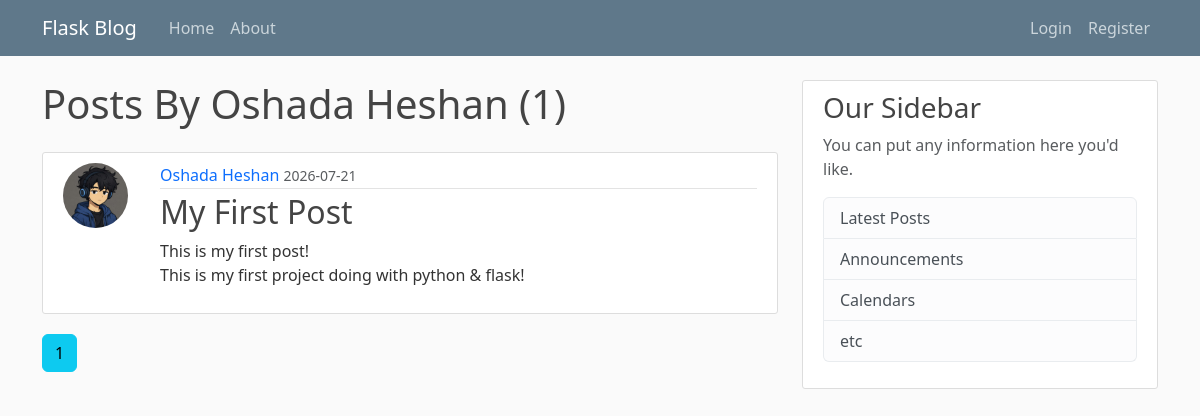
The page /user/Oshada Heshan on the database as committed earlier.
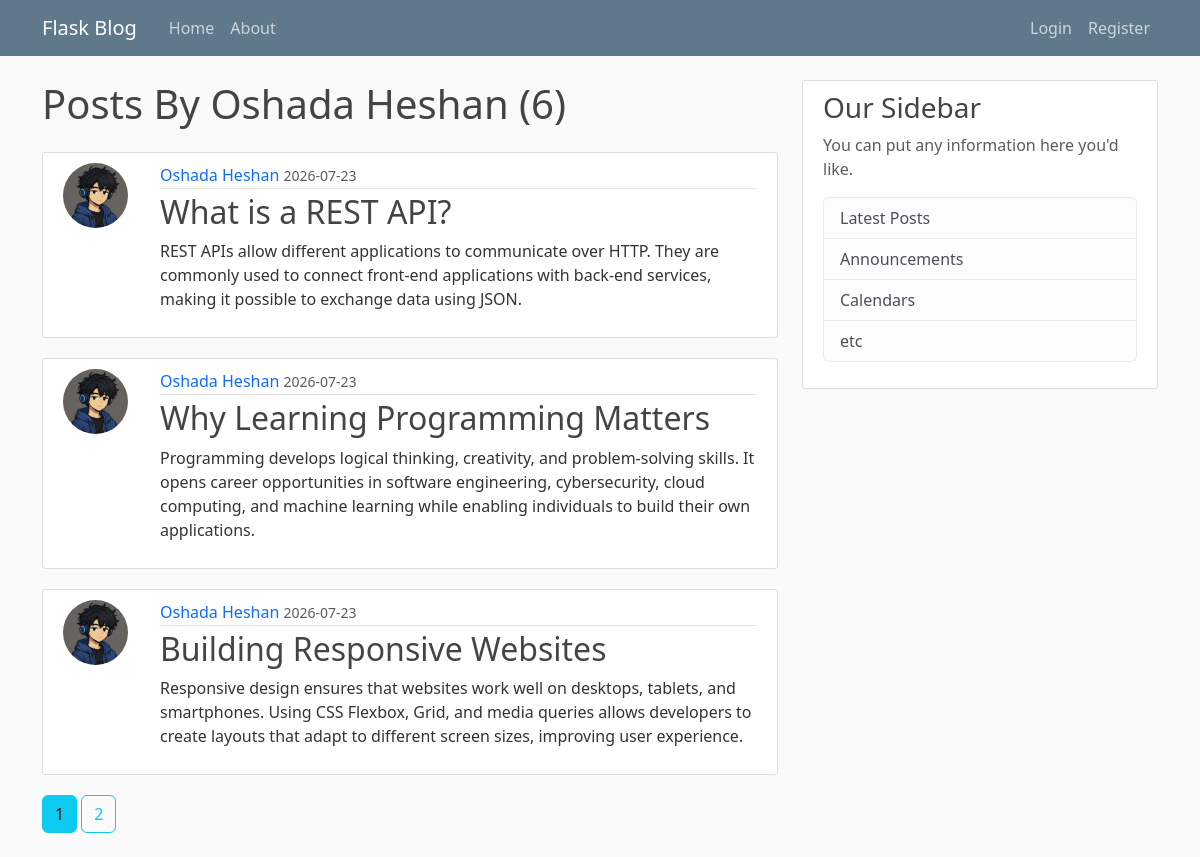
The same page on the database as committed later.
### flaskblog/models.py (models this page shows, shortened)
class User(db.Model, UserMixin):
    id = db.Column(db.Integer, primary_key=True)
    username = db.Column(db.String(20), unique=True, nullable=False)
    email = db.Column(db.String(120), unique=True, nullable=False)
    image_file = db.Column(db.String(20), nullable=False, default='default.jpg')
    password = db.Column(db.String(60), nullable=False)
    posts = db.relationship('Post', backref='author', lazy=True)

class Post(db.Model):
    id = db.Column(db.Integer, primary_key=True)
    title = db.Column(db.String(100), nullable=False)
    date_posted = db.Column(db.DateTime, nullable=False, default=datetime.utcnow)
    content = db.Column(db.Text, nullable=False)
    user_id = db.Column(db.Integer, db.ForeignKey('user.id'), nullable=False)

### flaskblog/users/routes.py (the view)
@users.route("/user/<string:username>")
def user_posts(username):
    page = request.args.get('page', 1, type=int)
    user = User.query.filter_by(username=username).first_or_404()
    posts = Post.query.filter_by(author=user)\
        .order_by(Post.date_posted.desc())\
        .paginate(per_page=3, page=page)
    return render_template('user_posts.html', posts=posts, user=user)

### flaskblog/templates/user_posts.html
{% extends "layout.html" %}
{% block content %}
    <h1 class="mb-4">Posts By {{ user.username }} ({{ posts.total }})</h1>
    {% for post in posts.items %}
        <article class="content-section">
            <div class="post-container">
                <img class="rounded-circle article-img" src="{{ url_for('static', filename='profile_pics/' + post.author.image_file) }}" alt="Profile picture">
                <div class="post-content">
                    <div class="article-metadata">
                        <a class="author-name" href="{{ url_for('users.user_posts', username=post.author.username) }}">{{ post.author.username }}</a>
                        <small class="text-muted">{{ post.date_posted.strftime('%Y-%m-%d') }}</small>
                    </div>
                    <h2><a class="article-title" href="{{ url_for('posts.post', post_id=post.id) }}">{{ post.title }}</a></h2>
                    <p class="article-content">{{ post.content }}</p>
                </div>
            </div>
        </article>
    {% endfor %}
    {% for page_num in posts.iter_pages(left_edge=1, right_edge=1, left_current=2, right_current=2) %}
        {% if page_num %}
            {% if page_num == posts.page %}
                <a class="btn btn-info mb-4" href="{{ url_for('users.user_posts', username=user.username, page=page_num) }}">{{ page_num }}</a>
            {% else %}
                <a class="btn btn-outline-info mb-4" href="{{ url_for('users.user_posts', username=user.username, page=page_num) }}">{{ page_num }}</a>
            {% endif %}
        {% else %}
            ...
        {% endif %}
    {% endfor %}
{% endblock content %}

### flaskblog/templates/layout.html (shortened to what this page needs)
<!DOCTYPE html>
<html lang="en">
<head>
    <link href="https://cdn.jsdelivr.net/npm/bootstrap@5.3.8/dist/css/bootstrap.min.css" rel="stylesheet">
    <link rel="stylesheet" type="text/css" href="{{ url_for('static', filename='main.css') }}">
</head>
<body>
    <header class="site-header">
        <nav class="navbar navbar-expand-md navbar-dark bg-steel fixed-top">
            <div class="container">
                <a class="navbar-brand me-4" href="/">Flask Blog</a>
                <div class="collapse navbar-collapse" id="navbarToggle">
                    <div class="navbar-nav me-auto">
                        <a class="nav-item nav-link" href="{{ url_for('main.home') }}">Home</a>
                        <a class="nav-item nav-link" href="{{ url_for('main.about') }}">About</a>
                    </div>
                    <div class="navbar-nav ms-auto">
                        {% if current_user.is_authenticated %}
                            <a class="nav-item nav-link" href="{{ url_for('posts.new_post') }}">New Post</a>
                            <a class="nav-item nav-link" href="{{ url_for('users.account') }}">Account</a>
                            <a class="nav-item nav-link" href="{{ url_for('users.logout') }}">Logout</a>
                        {% else %}
                            <a class="nav-item nav-link" href="{{ url_for('users.login') }}">Login</a>
                            <a class="nav-item nav-link" href="{{ url_for('users.register') }}">Register</a>
                        {% endif %}
                    </div>
                </div>
            </div>
        </nav>
    </header>
    <main role="main" class="container">
        <div class="row">
            <div class="col-md-8">
                {% block content %}{% endblock %}
            </div>
            <div class="col-md-4">
                <div class="content-section">
                    <h3>Our Sidebar</h3>
                    <p class='text-muted'>You can put any information here you'd like.
                        <ul class="list-group">
                            <li class="list-group-item list-group-item-light">Latest Posts</li>
                            <li class="list-group-item list-group-item-light">Announcements</li>
                            <li class="list-group-item list-group-item-light">Calendars</li>
                            <li class="list-group-item list-group-item-light">etc</li>
                        </ul>
                    </p>
                </div>
            </div>
        </div>
    </main>
</body>
</html>

### flaskblog/static/main.css (style rules this page uses)
body { background: #fafafa; color: #333333; margin-top: 5rem; }
h1, h2, h3, h4, h5, h6 { color: #444444; }
.bg-steel { background-color: #5f788a; }
.site-header .navbar-nav .nav-link { color: #cbd5db; }
.content-section { background: #ffffff; padding: 10px 20px; border: 1px solid #dddddd; border-radius: 3px; margin-bottom: 20px; }
.post-container { display: flex; gap: 16px; align-items: flex-start; }
.post-content { flex: 1; }
.article-title { color: #444444; }
a.article-title { text-decoration: none; }
.content-section a, .text-muted a { text-decoration: none; }
.article-content { white-space: pre-line; }
.article-img { height: 65px; width: 65px; margin-right: 16px; }
.article-metadata { padding-bottom: 1px; margin-bottom: 4px; border-bottom: 1px solid #e3e3e3 }
.article-metadata a { text-decoration: none; }

Rows that differ between the two databases and show on the page:
no longer on this page (row edited): Post: image_file (picture), author.username "Oshada Heshan", date_posted "2026-07-21", title "My First Post", content "This is my first post! This is my first project doing with python & flask!"
added Post: image_file (picture), author.username "Oshada Heshan", date_posted "2026-07-23", title "What is a REST API?", content "REST APIs allow different applications to communicate over HTTP. They are commonly used to connect front-end applications with back-end services, making it possible to exchange data using JSON."
added Post: image_file (picture), author.username "Oshada Heshan", date_posted "2026-07-23", title "Why Learning Programming Matters", content "Programming develops logical thinking, creativity, and problem-solving skills. It opens career opportunities in software engineering, cybersecurity, cloud computing, and machine learning while enabling individuals to build their own applications."
added Post: image_file (picture), author.username "Oshada Heshan", date_posted "2026-07-23", title "Building Responsive Websites", content "Responsive design ensures that websites work well on desktops, tablets, and smartphones. Using CSS Flexbox, Grid, and media queries allows developers to create layouts that adapt to different screen sizes, improving user experience."
Other text that changed with them:
{{ posts.total }}: "1" → "6"
new list line: "2"
